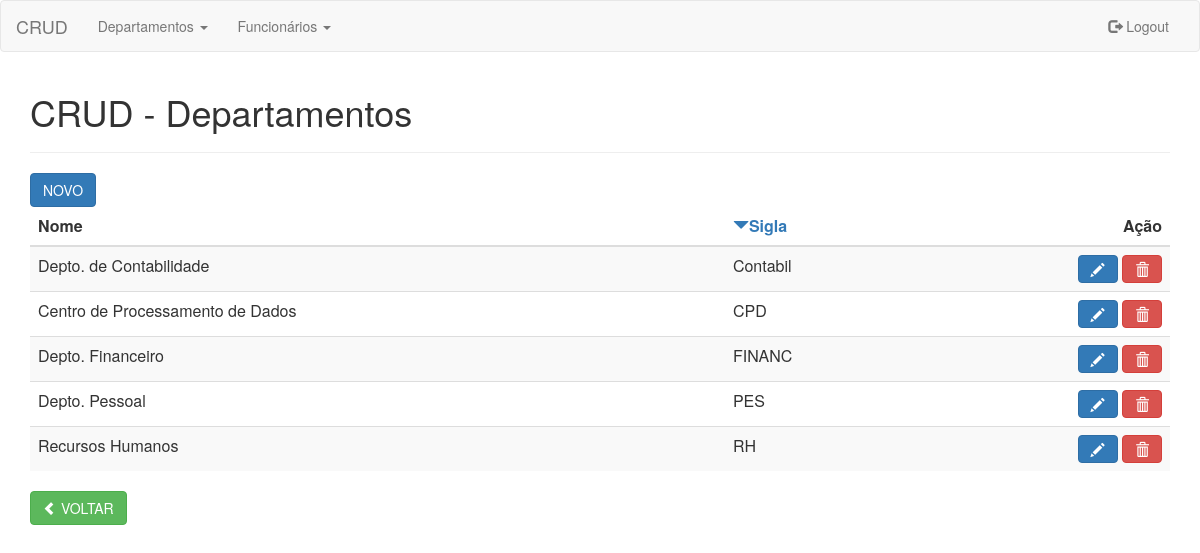
/listar-departamentos.php (signed in), run on the app's committed database.
### tables this page shows
CREATE TABLE IF NOT EXISTS departamentos (
  id_departamento INT UNSIGNED NOT NULL AUTO_INCREMENT,
  sigla VARCHAR(10) NOT NULL,
  nome VARCHAR(50) NOT NULL,
  PRIMARY KEY (id_departamento)
);

### listar-departamentos.php (the view, shortened to what this page needs)
<?php
include('conecta.php');
if (isset($_GET['ordem'])) {
    $ordem = $_GET['ordem'];
} else {
    $ordem = 'ASC';
}
$sql = $conexao->prepare("SELECT * FROM DEPARTAMENTOS ORDER BY SIGLA $ordem");
$sql->execute();
$result = $sql->fetchAll();
?>
<html lang="en">
<head>
    <link rel="stylesheet" href="css/bootstrap.min.css">
    <link rel="stylesheet" href="css/fontawesome-all.min.css">
</head>
<body>
<?php
include('menu.php');
?>
<div class="container">
    <h1>CRUD - Departamentos</h1>
    <hr>
    <a href="form-departamentos.php" class="btn btn-primary">NOVO</a>
    <table class="table table-striped">
        <thead>
            <tr>
                <th>Nome</th>
                <?php
                if ($ordem == 'ASC') {
                    $seta = 'bottom';
                    $ordem = 'DESC';
                } else {
                    $seta = 'top';
                    $ordem = 'ASC';
                }
                ?>
                <th><a href="listar-departamentos.php?ordem=<?php echo $ordem; ?>"><i class="glyphicon glyphicon-triangle-<?php echo $seta;?>"></i>Sigla</a></th>
                <th class="text-right">Ação</th>
            </tr>
        </thead>
        <tbody>
            <?php
            foreach ($result as $r) {
            ?>
            <tr>
                <td><?php echo $r['nome']; ?></td>
                <td><?php echo $r['sigla']; ?></td>
                <td class="text-right">
                    <a href="form-departamentos.php?id_departamento=<?php echo $r['id_departamento']; ?>" class="btn btn-primary"><i class="glyphicon glyphicon-pencil"></i></a>
                    <a onclick="return confirm('Deseja realmente excluir?')" href="acao-departamentos.php?acao=excluir&id_departamento=<?php echo $r['id_departamento'];?>" class="btn btn-danger"><i class="glyphicon glyphicon-trash"></i></a>
                </td>
            </tr>
            <?php
            }
            ?>
        </tbody>
    </table>
    <a href="index.php" class="btn btn-success"><i class="glyphicon glyphicon-chevron-left"></i> VOLTAR</a>
</div>
</body>
</html>

### data on the page
departamentos: nome "Depto. de Contabilidade", sigla "Contabil"
departamentos: nome "Centro de Processamento de Dados", sigla "CPD"
departamentos: nome "Depto. Financeiro", sigla "FINANC"
departamentos: nome "Depto. Pessoal", sigla "PES"
departamentos: nome "Recursos Humanos", sigla "RH"
